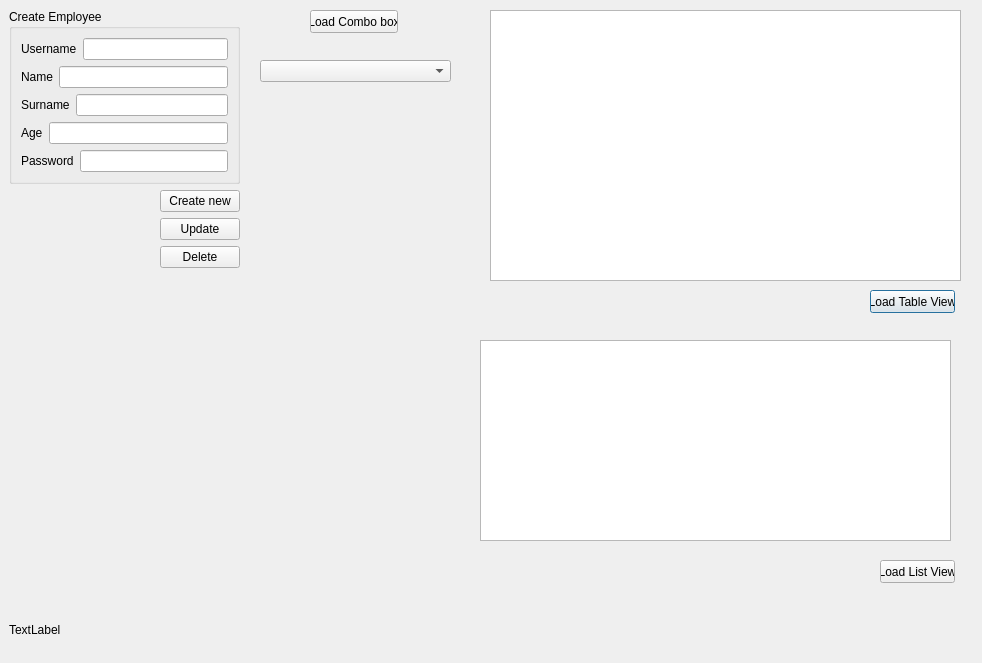
<?xml version="1.0" encoding="UTF-8"?>
<ui version="4.0">
 <class>CreateEmployee</class>
 <widget class="QDialog" name="CreateEmployee">
  <property name="geometry">
   <rect>
    <x>0</x>
    <y>0</y>
    <width>982</width>
    <height>663</height>
   </rect>
  </property>
  <property name="windowTitle">
   <string>Dialog</string>
  </property>
  <widget class="QTableView" name="tableView">
   <property name="geometry">
    <rect>
     <x>490</x>
     <y>10</y>
     <width>471</width>
     <height>271</height>
    </rect>
   </property>
  </widget>
  <widget class="QPushButton" name="loadTableButton">
   <property name="geometry">
    <rect>
     <x>870</x>
     <y>290</y>
     <width>85</width>
     <height>23</height>
    </rect>
   </property>
   <property name="text">
    <string>Load Table View</string>
   </property>
  </widget>
  <widget class="QListView" name="listView">
   <property name="geometry">
    <rect>
     <x>480</x>
     <y>340</y>
     <width>471</width>
     <height>201</height>
    </rect>
   </property>
  </widget>
  <widget class="QPushButton" name="loadListButton">
   <property name="geometry">
    <rect>
     <x>880</x>
     <y>560</y>
     <width>75</width>
     <height>23</height>
    </rect>
   </property>
   <property name="text">
    <string>Load List View</string>
   </property>
  </widget>
  <widget class="QComboBox" name="comboBox">
   <property name="geometry">
    <rect>
     <x>260</x>
     <y>60</y>
     <width>191</width>
     <height>22</height>
    </rect>
   </property>
  </widget>
  <widget class="QPushButton" name="loadComboboxButton">
   <property name="geometry">
    <rect>
     <x>310</x>
     <y>10</y>
     <width>88</width>
     <height>23</height>
    </rect>
   </property>
   <property name="text">
    <string>Load Combo box</string>
   </property>
  </widget>
  <widget class="QWidget" name="">
   <property name="geometry">
    <rect>
     <x>9</x>
     <y>9</y>
     <width>231</width>
     <height>631</height>
    </rect>
   </property>
   <layout class="QVBoxLayout" name="verticalLayout_2">
    <item>
     <widget class="QGroupBox" name="groupBox">
      <property name="title">
       <string>Create Employee</string>
      </property>
      <layout class="QVBoxLayout" name="verticalLayout">
       <item>
        <layout class="QHBoxLayout" name="horizontalLayout">
         <item>
          <widget class="QLabel" name="label">
           <property name="text">
            <string>Username</string>
           </property>
          </widget>
         </item>
         <item>
          <widget class="QLineEdit" name="lineEdit_username"/>
         </item>
        </layout>
       </item>
       <item>
        <layout class="QHBoxLayout" name="horizontalLayout_2">
         <item>
          <widget class="QLabel" name="label_2">
           <property name="text">
            <string>Name</string>
           </property>
          </widget>
         </item>
         <item>
          <widget class="QLineEdit" name="lineEdit_name"/>
         </item>
        </layout>
       </item>
       <item>
        <layout class="QHBoxLayout" name="horizontalLayout_3">
         <item>
          <widget class="QLabel" name="label_3">
           <property name="text">
            <string>Surname</string>
           </property>
          </widget>
         </item>
         <item>
          <widget class="QLineEdit" name="lineEdit_surname"/>
         </item>
        </layout>
       </item>
       <item>
        <layout class="QHBoxLayout" name="horizontalLayout_4">
         <item>
          <widget class="QLabel" name="label_4">
           <property name="text">
            <string>Age</string>
           </property>
          </widget>
         </item>
         <item>
          <widget class="QLineEdit" name="lineEdit_age"/>
         </item>
        </layout>
       </item>
       <item>
        <layout class="QHBoxLayout" name="horizontalLayout_6">
         <item>
          <widget class="QLabel" name="label_5">
           <property name="text">
            <string>Password</string>
           </property>
          </widget>
         </item>
         <item>
          <widget class="QLineEdit" name="lineEdit_password"/>
         </item>
        </layout>
       </item>
      </layout>
     </widget>
    </item>
    <item>
     <layout class="QHBoxLayout" name="horizontalLayout_5">
      <item>
       <spacer name="horizontalSpacer_2">
        <property name="orientation">
         <enum>Qt::Horizontal</enum>
        </property>
        <property name="sizeHint" stdset="0">
         <size>
          <width>40</width>
          <height>20</height>
         </size>
        </property>
       </spacer>
      </item>
      <item>
       <widget class="QPushButton" name="saveButton">
        <property name="text">
         <string>Create new</string>
        </property>
       </widget>
      </item>
     </layout>
    </item>
    <item>
     <layout class="QHBoxLayout" name="horizontalLayout_7">
      <item>
       <spacer name="horizontalSpacer_3">
        <property name="orientation">
         <enum>Qt::Horizontal</enum>
        </property>
        <property name="sizeHint" stdset="0">
         <size>
          <width>40</width>
          <height>20</height>
         </size>
        </property>
       </spacer>
      </item>
      <item>
       <widget class="QPushButton" name="updateButton">
        <property name="text">
         <string>Update</string>
        </property>
       </widget>
      </item>
     </layout>
    </item>
    <item>
     <layout class="QHBoxLayout" name="horizontalLayout_8">
      <item>
       <spacer name="horizontalSpacer_4">
        <property name="orientation">
         <enum>Qt::Horizontal</enum>
        </property>
        <property name="sizeHint" stdset="0">
         <size>
          <width>40</width>
          <height>20</height>
         </size>
        </property>
       </spacer>
      </item>
      <item>
       <widget class="QPushButton" name="deleteButton">
        <property name="text">
         <string>Delete</string>
        </property>
       </widget>
      </item>
     </layout>
    </item>
    <item>
     <spacer name="verticalSpacer">
      <property name="orientation">
       <enum>Qt::Vertical</enum>
      </property>
      <property name="sizeHint" stdset="0">
       <size>
        <width>20</width>
        <height>40</height>
       </size>
      </property>
     </spacer>
    </item>
    <item>
     <layout class="QHBoxLayout" name="horizontalLayout_9">
      <item>
       <widget class="QLabel" name="label_sec_status">
        <property name="text">
         <string>TextLabel</string>
        </property>
       </widget>
      </item>
      <item>
       <spacer name="horizontalSpacer">
        <property name="orientation">
         <enum>Qt::Horizontal</enum>
        </property>
        <property name="sizeHint" stdset="0">
         <size>
          <width>40</width>
          <height>20</height>
         </size>
        </property>
       </spacer>
      </item>
     </layout>
    </item>
   </layout>
  </widget>
 </widget>
 <resources/>
 <connections/>
</ui>
